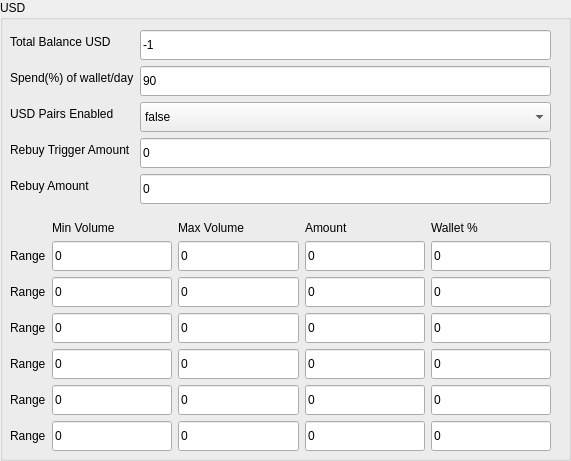
             <widget class="QGroupBox" name="groupBox_8">
              <property name="geometry">
               <rect>
                <x>610</x>
                <y>490</y>
                <width>571</width>
                <height>461</height>
               </rect>
              </property>
              <property name="title">
               <string>USD</string>
              </property>
              <widget class="QWidget" name="verticalLayoutWidget_8">
               <property name="geometry">
                <rect>
                 <x>10</x>
                 <y>30</y>
                 <width>541</width>
                 <height>421</height>
                </rect>
               </property>
               <layout class="QVBoxLayout" name="verticalLayout_8">
                <item>
                 <layout class="QFormLayout" name="formLayout_9">
                  <item row="0" column="0">
                   <widget class="QLabel" name="totalBalanceBTCLabel_6">
                    <property name="text">
                     <string>Total Balance USD</string>
                    </property>
                   </widget>
                  </item>
                  <item row="0" column="1">
                   <widget class="QLineEdit" name="txtTotalBalanceBnb">
                    <property name="minimumSize">
                     <size>
                      <width>0</width>
                      <height>30</height>
                     </size>
                    </property>
                    <property name="text">
                     <string>-1</string>
                    </property>
                    <property name="readOnly">
                     <bool>true</bool>
                    </property>
                   </widget>
                  </item>
                  <item row="1" column="0">
                   <widget class="QLabel" name="spendOfWalletDayLabel_6">
                    <property name="text">
                     <string>Spend(%) of wallet/day</string>
                    </property>
                   </widget>
                  </item>
                  <item row="1" column="1">
                   <widget class="QLineEdit" name="txtSpendPercentageBnb">
                    <property name="minimumSize">
                     <size>
                      <width>0</width>
                      <height>30</height>
                     </size>
                    </property>
                    <property name="text">
                     <string>90</string>
                    </property>
                   </widget>
                  </item>
                  <item row="2" column="0">
                   <widget class="QLabel" name="bTCPairsEnabledLabel_6">
                    <property name="text">
                     <string>USD Pairs Enabled</string>
                    </property>
                   </widget>
                  </item>
                  <item row="2" column="1">
                   <widget class="QComboBox" name="drpTradingEnabledBnb">
                    <property name="minimumSize">
                     <size>
                      <width>0</width>
                      <height>30</height>
                     </size>
                    </property>
                    <item>
                     <property name="text">
                      <string>false</string>
                     </property>
                    </item>
                    <item>
                     <property name="text">
                      <string>true</string>
                     </property>
                    </item>
                   </widget>
                  </item>
                  <item row="3" column="0">
                   <widget class="QLabel" name="asdasdaLabel">
                    <property name="text">
                     <string>Rebuy Trigger Amount</string>
                    </property>
                   </widget>
                  </item>
                  <item row="3" column="1">
                   <widget class="QLineEdit" name="txtRebuyTriggerAmountBnb">
                    <property name="minimumSize">
                     <size>
                      <width>0</width>
                      <height>30</height>
                     </size>
                    </property>
                    <property name="text">
                     <string>0</string>
                    </property>
                   </widget>
                  </item>
                  <item row="4" column="0">
                   <widget class="QLabel" name="asdadadLabel">
                    <property name="text">
                     <string>Rebuy Amount</string>
                    </property>
                   </widget>
                  </item>
                  <item row="4" column="1">
                   <widget class="QLineEdit" name="txtRebuyAmountBnb">
                    <property name="minimumSize">
                     <size>
                      <width>0</width>
                      <height>30</height>
                     </size>
                    </property>
                    <property name="text">
                     <string>0</string>
                    </property>
                   </widget>
                  </item>
                 </layout>
                </item>
                <item>
                 <spacer name="verticalSpacer_6">
                  <property name="orientation">
                   <enum>Qt::Vertical</enum>
                  </property>
                  <property name="sizeHint" stdset="0">
                   <size>
                    <width>20</width>
                    <height>10</height>
                   </size>
                  </property>
                 </spacer>
                </item>
                <item>
                 <layout class="QGridLayout" name="gridLayout_8">
                  <item row="1" column="2">
                   <widget class="QLineEdit" name="txtRangeMaxBnb1">
                    <property name="minimumSize">
                     <size>
                      <width>0</width>
                      <height>30</height>
                     </size>
                    </property>
                    <property name="text">
                     <string>0</string>
                    </property>
                   </widget>
                  </item>
                  <item row="1" column="1">
                   <widget class="QLineEdit" name="txtRangeMinBnb1">
                    <property name="minimumSize">
                     <size>
                      <width>0</width>
                      <height>30</height>
                     </size>
                    </property>
                    <property name="text">
                     <string>0</string>
                    </property>
                   </widget>
                  </item>
                  <item row="4" column="2">
                   <widget class="QLineEdit" name="txtRangeMaxBnb4">
                    <property name="minimumSize">
                     <size>
                      <width>0</width>
                      <height>30</height>
                     </size>
                    </property>
                    <property name="text">
                     <string>0</string>
                    </property>
                   </widget>
                  </item>
                  <item row="3" column="0">
                   <widget class="QLabel" name="label_51">
                    <property name="text">
                     <string>Range</string>
                    </property>
                   </widget>
                  </item>
                  <item row="2" column="1">
                   <widget class="QLineEdit" name="txtRangeMinBnb2">
                    <property name="minimumSize">
                     <size>
                      <width>0</width>
                      <height>30</height>
                     </size>
                    </property>
                    <property name="text">
                     <string>0</string>
                    </property>
                   </widget>
                  </item>
                  <item row="2" column="2">
                   <widget class="QLineEdit" name="txtRangeMaxBnb2">
                    <property name="minimumSize">
                     <size>
                      <width>0</width>
                      <height>30</height>
                     </size>
                    </property>
                    <property name="text">
                     <string>0</string>
                    </property>
                   </widget>
                  </item>
                  <item row="2" column="3">
                   <widget class="QLineEdit" name="txtRangeAmountBnb2">
                    <property name="minimumSize">
                     <size>
                      <width>0</width>
                      <height>30</height>
                     </size>
                    </property>
                    <property name="text">
                     <string>0</string>
                    </property>
                    <property name="readOnly">
                     <bool>true</bool>
                    </property>
                   </widget>
                  </item>
                  <item row="3" column="1">
                   <widget class="QLineEdit" name="txtRangeMinBnb3">
                    <property name="minimumSize">
                     <size>
                      <width>0</width>
                      <height>30</height>
                     </size>
                    </property>
                    <property name="text">
                     <string>0</string>
                    </property>
                   </widget>
                  </item>
                  <item row="3" column="2">
                   <widget class="QLineEdit" name="txtRangeMaxBnb3">
                    <property name="minimumSize">
                     <size>
                      <width>0</width>
                      <height>30</height>
                     </size>
                    </property>
                    <property name="text">
                     <string>0</string>
                    </property>
                   </widget>
                  </item>
                  <item row="3" column="3">
                   <widget class="QLineEdit" name="txtRangeAmountBnb3">
                    <property name="minimumSize">
                     <size>
                      <width>0</width>
                      <height>30</height>
                     </size>
                    </property>
                    <property name="text">
                     <string>0</string>
                    </property>
                    <property name="readOnly">
                     <bool>true</bool>
                    </property>
                   </widget>
                  </item>
                  <item row="4" column="3">
                   <widget class="QLineEdit" name="txtRangeAmountBnb4">
                    <property name="minimumSize">
                     <size>
                      <width>0</width>
                      <height>30</height>
                     </size>
                    </property>
                    <property name="text">
                     <string>0</string>
                    </property>
                    <property name="readOnly">
                     <bool>true</bool>
                    </property>
                   </widget>
                  </item>
                  <item row="4" column="4">
                   <widget class="QLineEdit" name="txtRangePercBnb4">
                    <property name="minimumSize">
                     <size>
                      <width>0</width>
                      <height>30</height>
                     </size>
                    </property>
                    <property name="text">
                     <string>0</string>
                    </property>
                   </widget>
                  </item>
                  <item row="4" column="0">
                   <widget class="QLabel" name="label_52">
                    <property name="text">
                     <string>Range</string>
                    </property>
                   </widget>
                  </item>
                  <item row="5" column="2">
                   <widget class="QLineEdit" name="txtRangeMaxBnb5">
                    <property name="minimumSize">
                     <size>
                      <width>0</width>
                      <height>30</height>
                     </size>
                    </property>
                    <property name="text">
                     <string>0</string>
                    </property>
                   </widget>
                  </item>
                  <item row="6" column="4">
                   <widget class="QLineEdit" name="txtRangePercBnb6">
                    <property name="minimumSize">
                     <size>
                      <width>0</width>
                      <height>30</height>
                     </size>
                    </property>
                    <property name="text">
                     <string>0</string>
                    </property>
                   </widget>
                  </item>
                  <item row="5" column="4">
                   <widget class="QLineEdit" name="txtRangePercBnb5">
                    <property name="minimumSize">
                     <size>
                      <width>0</width>
                      <height>30</height>
                     </size>
                    </property>
                    <property name="text">
                     <string>0</string>
                    </property>
                   </widget>
                  </item>
                  <item row="5" column="3">
                   <widget class="QLineEdit" name="txtRangeAmountBnb5">
                    <property name="minimumSize">
                     <size>
                      <width>0</width>
                      <height>30</height>
                     </size>
                    </property>
                    <property name="text">
                     <string>0</string>
                    </property>
                    <property name="readOnly">
                     <bool>true</bool>
                    </property>
                   </widget>
                  </item>
                  <item row="6" column="3">
                   <widget class="QLineEdit" name="txtRangeAmountBnb6">
                    <property name="minimumSize">
                     <size>
                      <width>0</width>
                      <height>30</height>
                     </size>
                    </property>
                    <property name="text">
                     <string>0</string>
                    </property>
                    <property name="readOnly">
                     <bool>true</bool>
                    </property>
                   </widget>
                  </item>
                  <item row="6" column="2">
                   <widget class="QLineEdit" name="txtRangeMaxBnb6">
                    <property name="minimumSize">
                     <size>
                      <width>0</width>
                      <height>30</height>
                     </size>
                    </property>
                    <property name="text">
                     <string>0</string>
                    </property>
                   </widget>
                  </item>
                  <item row="5" column="1">
                   <widget class="QLineEdit" name="txtRangeMinBnb5">
                    <property name="minimumSize">
                     <size>
                      <width>0</width>
                      <height>30</height>
                     </size>
                    </property>
                    <property name="text">
                     <string>0</string>
                    </property>
                   </widget>
                  </item>
                  <item row="6" column="0">
                   <widget class="QLabel" name="label_53">
                    <property name="text">
                     <string>Range</string>
                    </property>
                   </widget>
                  </item>
                  <item row="6" column="1">
                   <widget class="QLineEdit" name="txtRangeMinBnb6">
                    <property name="minimumSize">
                     <size>
                      <width>0</width>
                      <height>30</height>
                     </size>
                    </property>
                    <property name="text">
                     <string>0</string>
                    </property>
                   </widget>
                  </item>
                  <item row="5" column="0">
                   <widget class="QLabel" name="label_54">
                    <property name="text">
                     <string>Range</string>
                    </property>
                   </widget>
                  </item>
                  <item row="1" column="0">
                   <widget class="QLabel" name="label_55">
                    <property name="text">
                     <string>Range</string>
                    </property>
                   </widget>
                  </item>
                  <item row="2" column="0">
                   <widget class="QLabel" name="label_56">
                    <property name="text">
                     <string>Range</string>
                    </property>
                   </widget>
                  </item>
                  <item row="1" column="3">
                   <widget class="QLineEdit" name="txtRangeAmountBnb1">
                    <property name="minimumSize">
                     <size>
                      <width>0</width>
                      <height>30</height>
                     </size>
                    </property>
                    <property name="text">
                     <string>0</string>
                    </property>
                    <property name="readOnly">
                     <bool>true</bool>
                    </property>
                   </widget>
                  </item>
                  <item row="0" column="3">
                   <widget class="QLabel" name="label_57">
                    <property name="frameShadow">
                     <enum>QFrame::Plain</enum>
                    </property>
                    <property name="lineWidth">
                     <number>6</number>
                    </property>
                    <property name="text">
                     <string>Amount</string>
                    </property>
                   </widget>
                  </item>
                  <item row="0" column="1">
                   <widget class="QLabel" name="label_58">
                    <property name="text">
                     <string>Min Volume</string>
                    </property>
                   </widget>
                  </item>
                  <item row="0" column="2">
                   <widget class="QLabel" name="label_59">
                    <property name="text">
                     <string>Max Volume</string>
                    </property>
                   </widget>
                  </item>
                  <item row="2" column="4">
                   <widget class="QLineEdit" name="txtRangePercBnb2">
                    <property name="minimumSize">
                     <size>
                      <width>0</width>
                      <height>30</height>
                     </size>
                    </property>
                    <property name="text">
                     <string>0</string>
                    </property>
                   </widget>
                  </item>
                  <item row="1" column="4">
                   <widget class="QLineEdit" name="txtRangePercBnb1">
                    <property name="minimumSize">
                     <size>
                      <width>0</width>
                      <height>30</height>
                     </size>
                    </property>
                    <property name="text">
                     <string>0</string>
                    </property>
                   </widget>
                  </item>
                  <item row="0" column="4">
                   <widget class="QLabel" name="label_60">
                    <property name="text">
                     <string>Wallet %</string>
                    </property>
                   </widget>
                  </item>
                  <item row="3" column="4">
                   <widget class="QLineEdit" name="txtRangePercBnb3">
                    <property name="minimumSize">
                     <size>
                      <width>0</width>
                      <height>30</height>
                     </size>
                    </property>
                    <property name="text">
                     <string>0</string>
                    </property>
                   </widget>
                  </item>
                  <item row="4" column="1">
                   <widget class="QLineEdit" name="txtRangeMinBnb4">
                    <property name="minimumSize">
                     <size>
                      <width>0</width>
                      <height>30</height>
                     </size>
                    </property>
                    <property name="text">
                     <string>0</string>
                    </property>
                   </widget>
                  </item>
                 </layout>
                </item>
               </layout>
              </widget>
             </widget>
